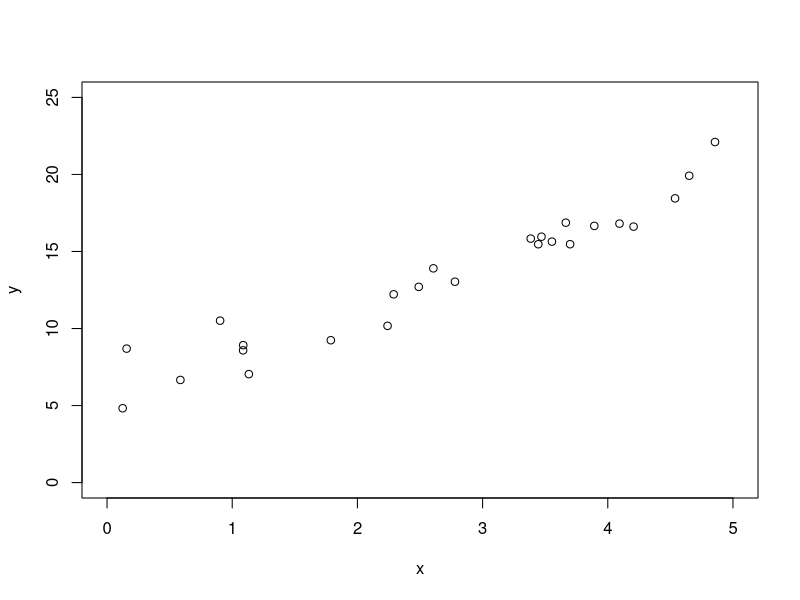
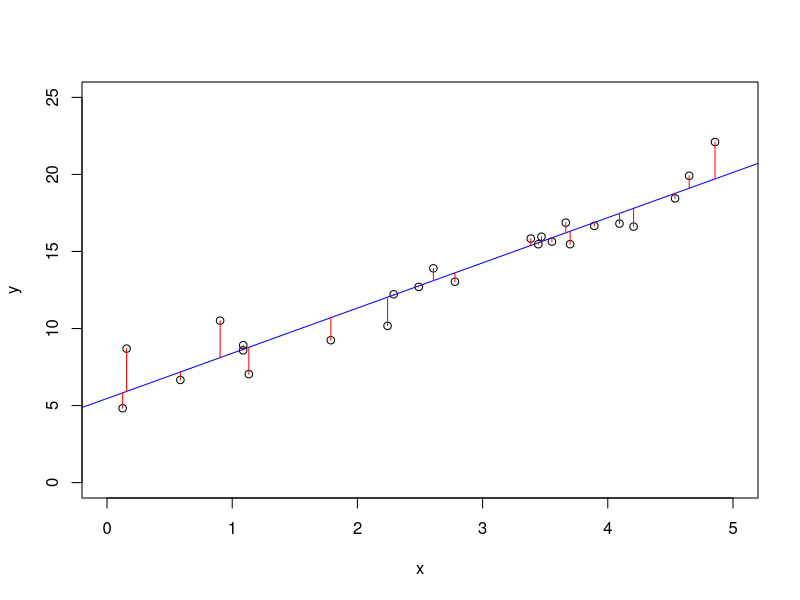
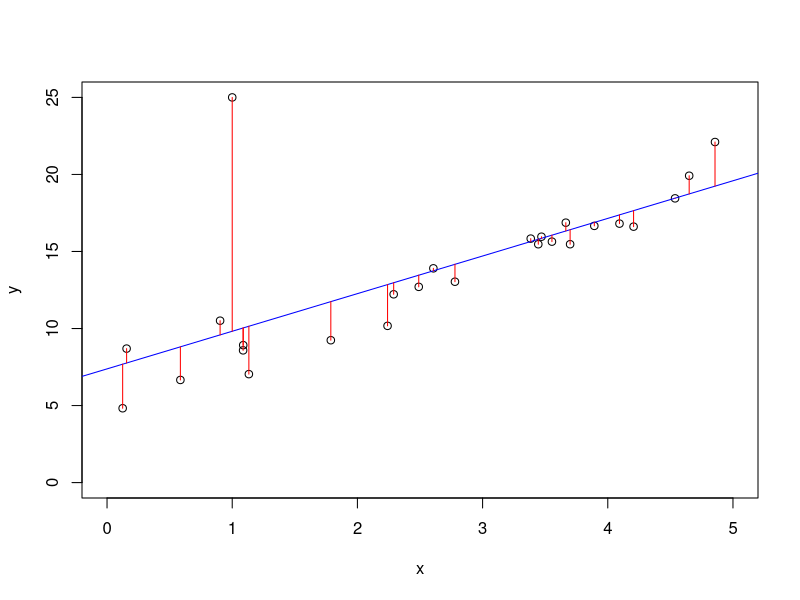

The R script that drew these images, in order:
## ---- chunk 1
library(knitr)
opts_chunk$set(comment='', eval=FALSE)
## ---- chunk 2
# for reproducibility:
set.seed(1937)

# these are the intercept and slope we'll use:
a <- 5.2
b <- 3.1

# x will have random numbers:
x <- runif(n=25, min=0, max=5)
# y will depend on the generative model plus some uniform noise:
y <- (b*x) + a + rnorm(25)

# let's see our artificial data:
plot(x,y, xlim=c(0,5), ylim=c(0,25))
## ---- chunk 3
data <- data.frame(x,y)
linmod <- lm(y ~ x, data)
summary(linmod)
## ---- chunk 4
print(linmod$coefficients)
## ---- chunk 5
plot(x,y, xlim=c(0,5), ylim=c(0,25))
abline(linmod, col='blue')

ab <- linmod$coefficients
y_pred <- ab[1] + (x*ab[2])
segments(x0=x, y0=y, x1=x, y1=y_pred, col='red')
## ---- chunk 6
lineMSE <- function(par, data) {
  # predicted y coordinates: 
  #     par[1] + (par[2]*data$x)
  # error with real y coordinates: 
  #     data$y - ( par[1] + (par[2]*data$x) )
  # squared errors:
  #     ( data$y - ( par[1] + (par[2]*data$x) ) )^2
  # mean squared errors:
  #     mean( ( data$y - ( par[1] + (par[2]*data$x) ) )^2 )
  return( mean( ( data$y - ( par[1] + (par[2]*data$x) ) )^2 ) )
}
## ---- chunk 7
lineRMSE <- function(par, data) {
  return( sqrt( mean( ( data$y - ( par[1] + (par[2]*data$x) ) )^2 ) ) )
}
## ---- chunk 8
lineMSE(par=ab, data=data)
## ---- chunk 9
lineRMSE(par=ab, data=data)
## ---- chunk 10
help(optim)
## ---- chunk 11
lineFitMSE <- optim( par = c(1,1),
                     fn = lineMSE,
                     data = data )
print(lineFitMSE)
## ---- chunk 12
lineFitMSE$par - ab
## ---- chunk 13
lineFitRMSE <- optim( par = c(1,1),
                      fn = lineRMSE,
                      data = data )
print(lineFitRMSE)
## ---- chunk 14
data_o <- data.frame('x'=c(data$x, 1), 'y'=c(data$y, 25))

linmod_o <- lm(y ~ x, data_o)
summary(linmod_o)

plot(data_o, xlim=c(0,5), ylim=c(0,25))
abline(linmod_o, col='blue')

ab <- linmod_o$coefficients
y_pred <- ab[1] + (data_o$x*ab[2])
segments(x0=data_o$x, y0=data_o$y, x1=data_o$x, y1=y_pred, col='red')
## ---- chunk 15
lineMSE_o <- optim( par = c(1,1),
                    fn = lineMSE, 
                    data = data_o )
print(lineMSE_o)
## ---- chunk 16
lineRMSE_o <- optim( par = c(1,1),
                     fn = lineRMSE, 
                     data = data_o )
print(lineRMSE_o)
## ---- chunk 17
sqrt(lineMSE_o$value) - lineRMSE_o$value 
